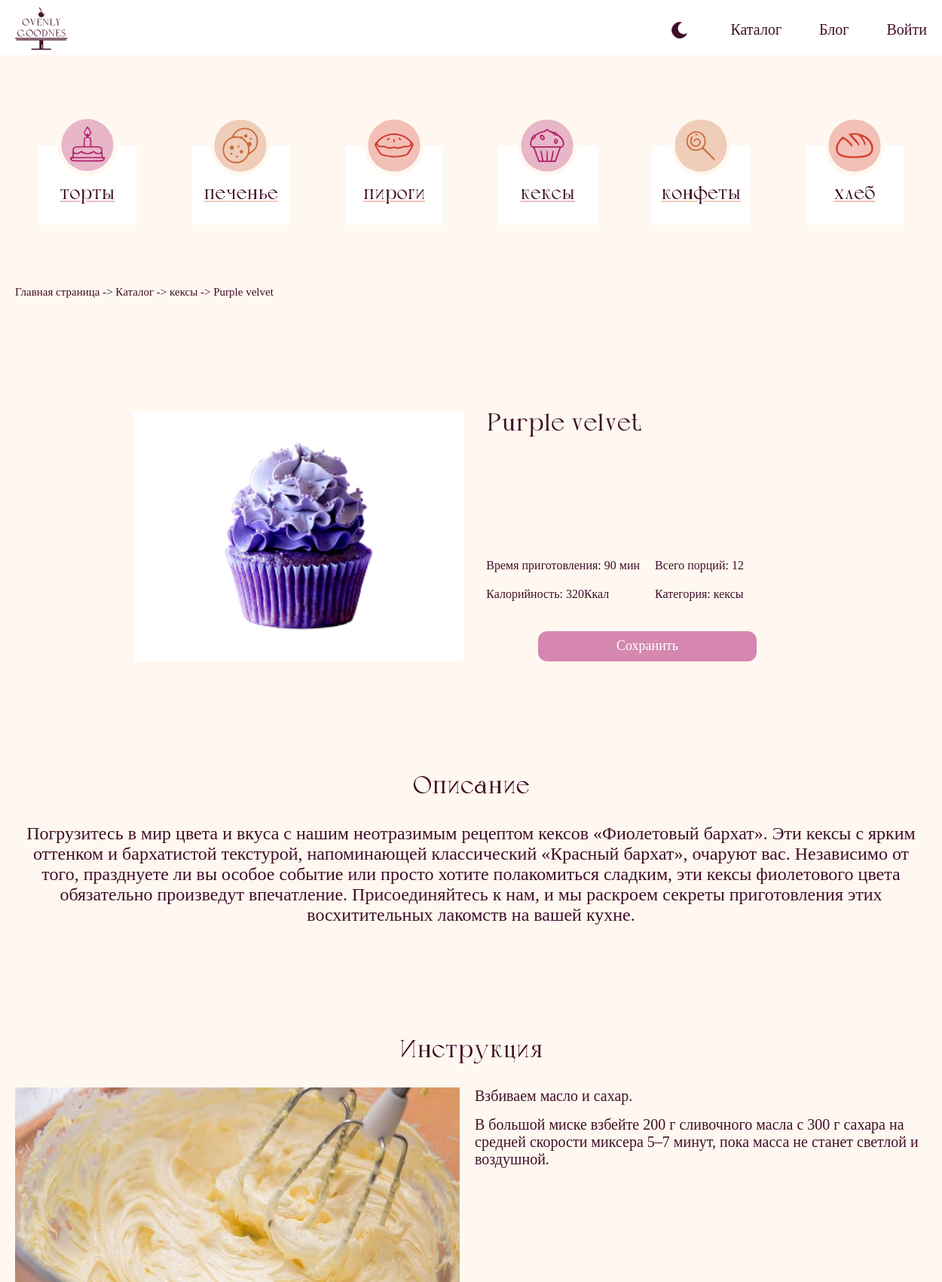
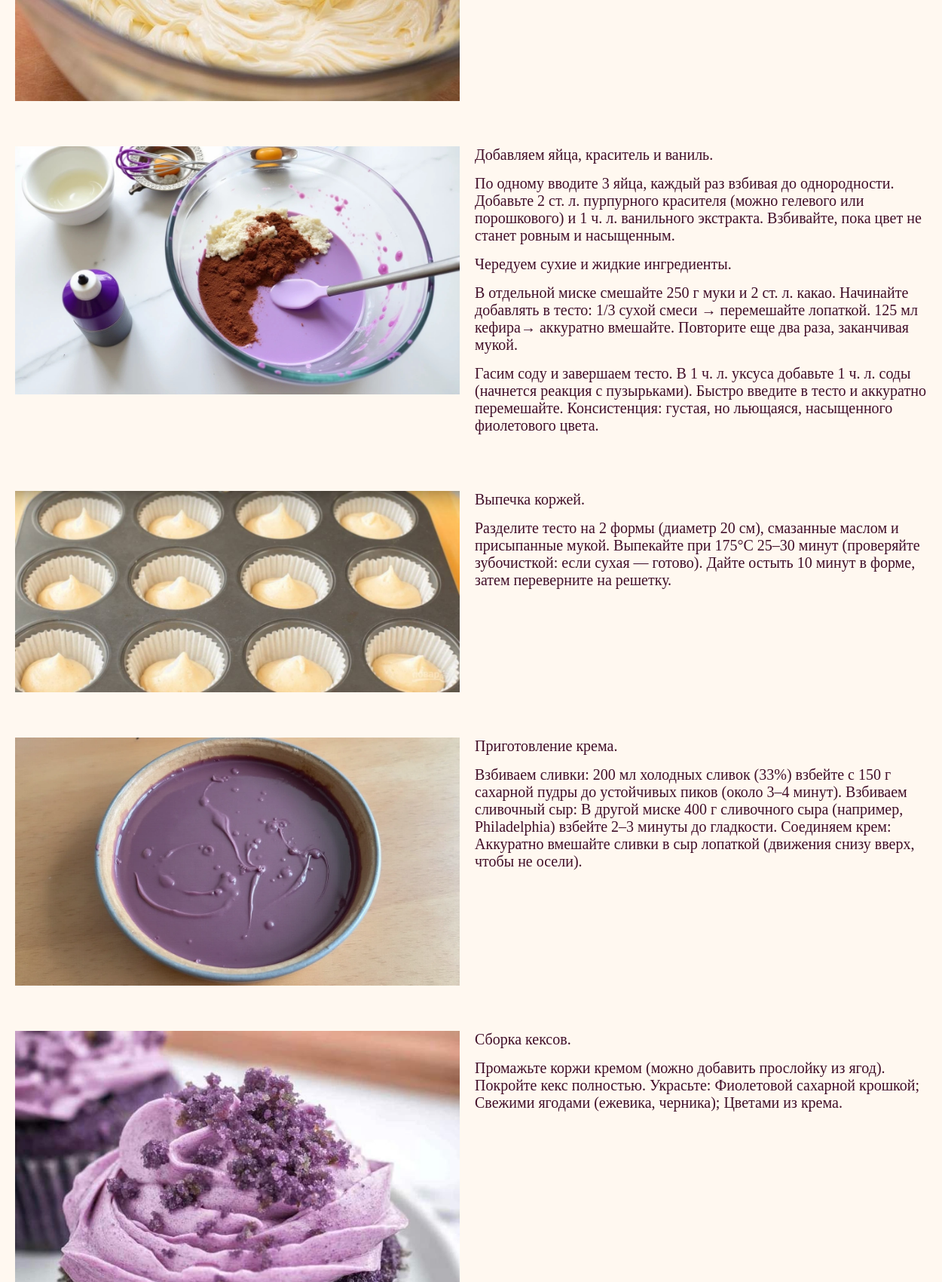
The page /html/recipe_page.php?id=1 (upper part) on the database its author committed (2 pictures, top to bottom).
### tables this page shows
CREATE TABLE `recipes` (
  `id` int NOT NULL,
  `name` varchar(200) NOT NULL,
  `cooking_time` int NOT NULL,
  `calorie` int NOT NULL,
  `portions` int NOT NULL,
  `caregories` enum('торты','печенье','пироги','кексы','конфеты','хлеб') NOT NULL,
  `maun_image` varchar(200) NOT NULL,
  `description` text NOT NULL,
  `ingredients` varchar(500) NOT NULL,
  `number_review` int NOT NULL,
  `created_at` date NOT NULL
);

CREATE TABLE `recipe_steps` (
  `id` int NOT NULL,
  `recipe_id` int NOT NULL,
  `step_number` int NOT NULL COMMENT 'Порядковый номер этапа',
  `description` text NOT NULL,
  `image_path` varchar(200) NOT NULL
);

### html/recipe_page.php (the view, shortened to what this page needs)
<?php
require_once '../connect/connect.php';
$recipe_id = isset($_GET['id']) ? intval($_GET['id']) : 0;
$sql_recipe = "SELECT * FROM recipes WHERE id = ?";
$stmt_recipe = mysqli_prepare($connect, $sql_recipe);
mysqli_stmt_bind_param($stmt_recipe, "i", $recipe_id);
mysqli_stmt_execute($stmt_recipe);
$result_recipe = mysqli_stmt_get_result($stmt_recipe);
$recipe = mysqli_fetch_assoc($result_recipe);
$sql_steps = "SELECT * FROM recipe_steps WHERE recipe_id = ? ORDER BY step_number";
$stmt_steps = mysqli_prepare($connect, $sql_steps);
mysqli_stmt_bind_param($stmt_steps, "i", $recipe_id);
mysqli_stmt_execute($stmt_steps);
$result_steps = mysqli_stmt_get_result($stmt_steps);
$steps = mysqli_fetch_all($result_steps, MYSQLI_ASSOC);
$categoryMapping = [
    'торты' => 'wr1',
    'печенье' => 'wr2',
    'пироги' => 'wr3',
    'кексы' => 'wr4',
    'конфеты' => 'wr5',
    'хлеб' => 'wr6'
];
$checkboxId = $categoryMapping[strtolower($recipe['caregories'])] ?? '';
$categoryLink = $checkboxId ? 'catalog.php?category=' . urlencode($checkboxId) : '#';
?>
<!DOCTYPE html>
<html lang="en">
<head>
    <link rel="stylesheet" href="/css/header_footer.css">
    <link rel="stylesheet" href="/css/recipe_page.css">
</head>
<body>
    <header class="header">
        <div class="header_content">
            <a class="header_logo" href="home.php">
                <img src="/image/лого.svg" data-theme-image data-light="/image/лого.svg"
                    data-dark="/image/лого-dark.svg" class="header_logo_img">
            </a>
            <div class="header_nav">
                <button class="header_nav_tema">
                    <img src="/image/tema.svg" data-theme-image data-light="/image/tema.svg"
                        data-dark="/image/tema-dark.svg" class="header_nav_tema_img">
                </button>
                <a href="catalog.php" class="header_nav_catalog">Каталог</a>
                <a href="blog.php" class="header_nav_blog">Блог</a>
                <?php if (isset($_SESSION['user'])): ?>
                    <a href="/connect/logout.php" class="header_nav_exit">Выйти</a>
                <?php else: ?>
                    <a href="/components/modal_auth.php" class="header_nav_exit">Войти</a>
                <?php endif; ?>
            </div>
        </div>
    </header>
    <section class="menu">
        <div class="menu_buttons">
            <button class="menu_btn">
                <div class="menu_btn_icon">
                    <img src="/image/cake_icon.svg" alt="Торты" class="menu_btn_icon_img" data-theme-image
                        data-light="/image/cake_icon.svg" data-dark="/image/cake_icon-dark.svg">
                </div>
                <p class="menu_btn_name one_or_hour">торты</p>
            </button>
            <button class="menu_btn">
                <div class="menu_btn_icon">
                    <img src="/image/cookie_icon.svg" alt="Торты" class="menu_btn_icon_img" data-theme-image
                        data-light="/image/cookie_icon.svg" data-dark="/image/cookie_icon-dark.svg">
                </div>
                <p class="menu_btn_name two_or_five">печенье</p>
            </button>
            <button class="menu_btn">
                <div class="menu_btn_icon">
                    <img src="/image/pie_icon.svg" alt="Торты" class="menu_btn_icon_img" data-theme-image
                        data-light="/image/pie_icon.svg" data-dark="/image/pie_icon-dark.svg">
                </div>
                <p class="menu_btn_name three_or_six">пироги</p>
            </button>
            <button class="menu_btn">
                <div class="menu_btn_icon">
                    <img src="/image/cupcakes_icon.svg" alt="Торты" class="menu_btn_icon_img" data-theme-image
                        data-light="/image/cupcakes_icon.svg" data-dark="/image/cupcakes_icon-dark.svg">
                </div>
                <p class="menu_btn_name one_or_hour">кексы</p>
            </button>
            <button class="menu_btn">
                <div class="menu_btn_icon">
                    <img src="/image/candy_icon.svg" alt="Торты" class="menu_btn_icon_img" data-theme-image
                        data-light="/image/candy_icon.svg" data-dark="/image/candy_icon-dark.svg">
                </div>
                <p class="menu_btn_name two_or_five">конфеты</p>
            </button>
            <button class="menu_btn">
                <div class="menu_btn_icon">
                    <img src="/image/bread_icon.svg" alt="Торты" class="menu_btn_icon_img" data-theme-image
                        data-light="/image/bread_icon.svg" data-dark="/image/bread_icon-dark.svg">
                </div>
                <p class="menu_btn_name three_or_six">хлеб</p>
            </button>
        </div>
    </section>
    <section class="crumds">
        <div class="crumbs_content">
            <a href="home.php">Главная страница -> </a><a href="catalog.php">Каталог -> </a>
            <a href="<?= htmlspecialchars($categoryLink) ?>" class="category-link">
                <?= htmlspecialchars($recipe['caregories']) ?> ->
            </a>
            <a href="#"><?= htmlspecialchars($recipe['name']) ?></a>
        </div>
    </section>
    <section class="main_info">
        <div class="main_info_content" data-id="<?= htmlspecialchars($recipe['id']) ?>">
            <div class="main_info_image">
                <img src="<?= htmlspecialchars($recipe['maun_image']) ?>" alt="" class="main_info_img">
            </div>
            <div class="main_info_conteiner">
                <h1 class="main_info_name"><?= htmlspecialchars($recipe['name']) ?></h1>
                <div class="main_info_mini">
                    <div class="main_info_m">
                        <span>Время приготовления: </span>
                        <span class="time"><?= htmlspecialchars($recipe['cooking_time']) ?> мин</span>
                    </div>
                    <div class="main_info_m">
                        <span>Всего порций: </span>
                        <span class="portion"><?= htmlspecialchars($recipe['portions']) ?></span>
                    </div>
                    <div class="main_info_m">
                        <span>Калорийность: </span>
                        <span class="calories"><?= htmlspecialchars($recipe['calorie']) ?>Ккал</span>
                    </div>
                    <div class="main_info_m">
                        <span>Категория: </span>
                        <span class="category"><?= htmlspecialchars($recipe['caregories']) ?></span>
                    </div>
                </div>
                <div class="main_info_save">
                    <button class="main_info_btn">Сохранить</button>
                </div>
            </div>
        </div>
    </section>
    <section class="description">
        <h1 class="description_title">Описание</h1>
        <p class="desc_text"><?= htmlspecialchars($recipe['description']) ?></p>
    </section>
    <section class="instruction">
        <h1 class="instru_title">Инструкция</h1>
        <div class="instru_content">
            <?php foreach ($steps as $step): ?>
                <div class="instru_item">
                    <?php if (!empty($step['image_path'])): ?>
                        <div class="instru_item_image">
                            <img src="<?= htmlspecialchars($step['image_path']) ?>" class="instru_item_img"
                                alt="Шаг <?= $step['step_number'] ?>">
                        </div>
                    <?php endif; ?>
                    <div class="instru_item_text">
                        <?php
                        $descriptions = explode("\n", $step['description']);
                        foreach ($descriptions as $description):
                            if (!empty(trim($description))): ?>
                                <p><?= htmlspecialchars(trim($description)) ?></p>
                        <?php endif;
                        endforeach; ?>
                    </div>
                </div>
            <?php endforeach; ?>
        </div>
    </section>
</body>
</html>

### css/header_footer.css (style rules this page uses)
.header { background-color: var(--header-bg); width: 100vw; position: relative; left: 50%; transform: translateX(-50%); padding: 10px 0 3px; }
.header_content { max-width: 1440px; margin: 0 auto; display: flex; justify-content: space-between; align-items: center; padding: 0 20px; }
.header_logo { max-width: 70px; }
.header_logo_img { max-width: 100%; }
.header_nav { display: flex; align-items: center; justify-content: center; gap: 50px; font-size: 20px; }
.header_nav_tema { display: flex; align-items: center; justify-content: center; border: none; background-color: var(--header-bg); max-width: 35px; cursor: pointer; }
.header_nav_tema_img { max-width: 100%; }
@media (max-width: 1300px) { body { padding: 0 30px; } }

### css/recipe_page.css (style rules this page uses)
html { overflow-x: hidden; }
body { max-width: 1440px; margin: 0 auto 0 auto; background-color: var(--bg-color); color: var(--text-color); font-family: "Rounded Mplus 1c"; position: relative; padding: 0 20px; }
a { color: var(--text-color); text-decoration: none; }
:root { --bg-color: #fff8f0; --text-color: #410e28; --header-bg: #fff; --card-bg: #fff; --button-bg: #d587af; --button-text: #fff; --border-color: #410e28; --chekbox: #EDC6D1; }
[data-theme-image] { transition: opacity 0.3s ease; }
[data-theme-image] { transition: opacity 0.3s ease; position: relative; }
[data-theme-image]::before { content: ""; display: block; position: absolute; top: 0; left: 0; width: 100%; height: 100%; background-image: var(--light-image); background-size: contain; background-repeat: no-repeat; opacity: 1; transition: opacity 0.3s ease; z-index: 1; }
[data-theme-image]::after { content: ""; display: block; position: absolute; top: 0; left: 0; width: 100%; height: 100%; background-image: var(--dark-image); background-size: contain; background-repeat: no-repeat; opacity: 0; transition: opacity 0.3s ease; z-index: 2; }
.menu_buttons { display: flex; margin: 120px auto 0 auto; justify-content: space-between; max-width: 1148px; }
.menu_btn { color: var(--text-color); position: relative; width: 130px; margin-bottom: 20px; background-color: var(--header-bg); border: none; cursor: pointer; }
.menu_btn_icon { position: absolute; margin-bottom: 30px; width: 80px; justify-content: center; align-items: center; top: -40px; left: 19%; }
.menu_btn_icon_img { width: 100%; }
.menu_btn_name { margin-top: 50px; font-size: 25px; font-family: "Calypso"; text-decoration-line: underline; }
.one_or_hour { text-decoration-color: #e7bcd3; }
.two_or_five { text-decoration-color: #efceba; }
.three_or_six { text-decoration-color: #f2c1b7; }
.crumds { margin-top: 60px; }
.crumbs_content a { font-size: 15px; }
.main_info { margin: 150px 0; width: 100%; }
.main_info_content { display: flex; justify-content: center; gap: 30px; }
.main_info_conteiner { max-width: 560px; }
.main_info_name { font-size: 2.6vw; font-family: "Calypso"; font-weight: 300; margin: 0; }
.main_info_mini { margin-top: 160px; max-width: 520px; min-width: 320px; display: grid; grid-template-columns: repeat(2, 1fr); row-gap: 20px; column-gap: 20px; font-size: 16px; }
.main_info_save { margin: 30px auto 0 auto; justify-content: center; text-align: center; }
.main_info_btn { text-align: center; font-size: 18px; margin: 10px auto 0 auto; font-weight: 500; font-family: "Rounded Mplus 1c"; height: 40px; width: 290px; background-color: var(--button-bg); border: none; border-radius: 12px; color: var(--button-text); cursor: pointer; }
.description { margin: 150px 0; width: 100%; }
.description_title { font-size: 2.6vw; font-family: "Calypso"; font-weight: 300; margin: 0 auto 30px auto; text-align: center; }
.desc_text { font-size: 24px; text-align: center; }
.instruction { margin: 150px 0; width: 100%; }
.instru_title { font-size: 2.6vw; font-family: "Calypso"; font-weight: 300; margin: 0 auto 30px auto; text-align: center; }
.instru_item { display: flex; gap: 20px; width: 100%; margin-bottom: 60px; align-items: flex-start; }
.instru_item_image { width: 100%; max-width: 590px; flex-shrink: 0; }
.instru_item_img { width: 100%; height: auto; display: block; object-fit: cover; }
.instru_item_text { font-size: 20px; flex-grow: 1; }
.instru_item_text p { margin: 0 0 15px 0; }

### html/recipe_page.php (style rules this page uses)
.main_info_image { max-width: 60vw; background-color: #fff; display: flex; justify-content: center; align-items: center; padding: 20px 150px; box-sizing: border-box; }
.main_info_img { min-width: 145%; object-fit: contain; display: block; }

### rows shown on the page
recipes: caregories "кексы", name "Purple velvet", maun_image (picture), cooking_time "90", portions "12", calorie "320", description "Погрузитесь в мир цвета и вкуса с нашим неотразимым рецептом кексов «Фиолетовый бархат». Эти кексы с ярким оттенком и бархатистой текстурой, напоминающей классический «Красный бархат», очаруют вас. Независимо от того, празднуете ли вы особое событие или просто хотите полакомиться сладким, эти кексы фиолетового цвета обязательно произведут впечатление. Присоединяйтесь к нам, и мы раскроем секреты приготовления этих восхитительных лакомств на вашей кухне."
recipe_steps: image_path (picture), description "Взбиваем масло и сахар.", description "В большой миске взбейте 200 г сливочного масла с 300 г сахара на средней скорости миксера 5–7 минут, пока масса не станет светлой и воздушной."
recipe_steps: image_path (picture), description "Добавляем яйца, краситель и ваниль.", description "По одному вводите 3 яйца, каждый раз взбивая до однородности. Добавьте 2 ст. л. пурпурного красителя (можно гелевого или порошкового) и 1 ч. л. ванильного экстракта. Взбивайте, пока цвет не станет ровным и насыщенным.", description "Чередуем сухие и жидкие ингредиенты.", description "В отдельной миске смешайте 250 г муки и 2 ст. л. какао. Начинайте добавлять в тесто: 1/3 сухой смеси → перемешайте лопаткой. 125 мл кефира→ аккуратно вмешайте. Повторите еще два раза, заканчивая мукой.", description "Гасим соду и завершаем тесто. В 1 ч. л. уксуса добавьте 1 ч. л. соды (начнется реакция с пузырьками). Быстро введите в тесто и аккуратно перемешайте. Консистенция: густая, но льющаяся, насыщенного фиолетового цвета."
recipe_steps: image_path (picture), description "Выпечка коржей.", description "Разделите тесто на 2 формы (диаметр 20 см), смазанные маслом и присыпанные мукой. Выпекайте при 175°C 25–30 минут (проверяйте зубочисткой: если сухая — готово). Дайте остыть 10 минут в форме, затем переверните на решетку."
recipe_steps: image_path (picture), description "Приготовление крема.", description "Взбиваем сливки: 200 мл холодных сливок (33%) взбейте с 150 г сахарной пудры до устойчивых пиков (около 3–4 минут). Взбиваем сливочный сыр: В другой миске 400 г сливочного сыра (например, Philadelphia) взбейте 2–3 минуты до гладкости. Соединяем крем: Аккуратно вмешайте сливки в сыр лопаткой (движения снизу вверх, чтобы не осели)."
recipe_steps: image_path (picture), description "Сборка кексов.", description "Промажьте коржи кремом (можно добавить прослойку из ягод). Покройте кекс полностью. Украсьте: Фиолетовой сахарной крошкой; Свежими ягодами (ежевика, черника); Цветами из крема."
